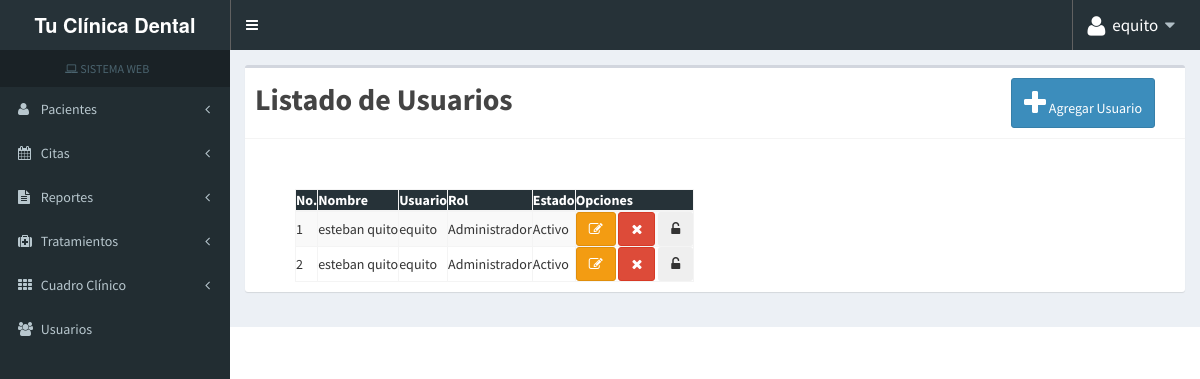
The app's page /usuario.php (signed in) with its own data.
### tables this page shows
CREATE TABLE `tbl_usuario` (
  `id_usuario` int(11) NOT NULL,
  `nombre_usuario` varchar(45) NOT NULL,
  `username` varchar(45) NOT NULL,
  `password` varchar(254) NOT NULL,
  `id_rol` int(11) NOT NULL,
  `estado_usuario` varchar(45) NOT NULL
);

CREATE TABLE `tbl_rol` (
  `id_rol` int(11) NOT NULL,
  `nombre_rol` varchar(50) NOT NULL
);

### usuario.php (the view, shortened to what this page needs)
<?php
  $db =  new DbConnection;
  $conexion=$db->conectar();
?>
<!DOCTYPE html>
<html lang="en">
<head>
  <link rel="stylesheet" href="css/bootstrap.min.css">
  <link rel="stylesheet" href="css/font-awesome.css">
  <link rel="stylesheet" href="css/AdminLTE.min.css">
  <link rel="stylesheet" href="css/_all-skins.min.css">
  <link rel="stylesheet" href="css/jquery.dataTables.min.css">
  <link rel="stylesheet" href="DataTables/DataTables-1.10.18/dataTables.bootstrap.min.js">
  <link rel="stylesheet" href="css/alertify.min.css">
  <link rel="stylesheet" href="css/themes/default.min.css"/>
</head>
<body class="hold-transition skin-blue sidebar-mini">
<?php require_once 'plantilla.php';
 ?>
<div class="content-wrapper" style="margin-top:50px;">
  <section class="content">
    <div class="row">
      <div class="col-md-12">
        <div class="box">
          <div class="box-header with-border">
            <label style="font-size:30px;">Listado de Usuarios</label>
              <button type="button" class="btn btn-primary" data-toggle="modal" data-target="#modalMarca" style="float:right; height:50px;margin-right:20px;">
                <span class="fa fa-plus fa-2x"></span> Agregar Usuario
              </button>
          </div>
          <div class="box-body">
            <br>
            <br>
              <div class="row" style="margin-left:25px;margin-right:25px;">
                <div class="col-md-12" >
                        <table class="display table-bordered table-hover table-striped" id="mytable">
                            <thead style="background: #263238; color:#FFFFFF;">
                                <tr>
                                    <th>No.</th>
                                    <th>Nombre</th>
                                    <th>Usuario</th>
                                    <th>Rol</th>
                                    <th>Estado</th>
                                    <th>Opciones</th>
                                </tr>
                            </thead>
                            <tbody>
                                <?php
                                    $i = 0;
                                    $sql="SELECT tbl_usuario.id_usuario, tbl_usuario.nombre_usuario, tbl_usuario.username, tbl_usuario.password, tbl_rol.nombre_rol, tbl_usuario.estado_usuario FROM tbl_usuario, tbl_rol WHERE tbl_usuario.id_rol = tbl_rol.id_rol order by id_usuario desc";
                                    $result=mysqli_query($conexion,$sql);
                                    while($row=mysqli_fetch_array($result)){
                                      $i++;
                                ?>
                              <tr>
                                    <td><?php echo $i; ?></td>
                                    <td><?php echo $row['nombre_usuario'] ?></td>
                                    <td><?php echo $row['username'] ?></td>
                                    <td><?php echo $row['nombre_rol'] ?></td>
                                    <td><?php
                                      if ($row['estado_usuario'] == 'activo') {
                                        echo "Activo";
                                      }
                                     ?></td>
                                    <td>
                                    <?php
                                      if ($row['estado_usuario'] == 'activo') { ?>
                                        <center><button type="button" class="btn btn-warning " onclick="actualizar('<?php echo $row['id_usuario'] ?>','<?php echo $row['nombre_usuario'] ?>','<?php echo $row['username'] ?>')"  title="Editar" ><span class="fa fa-pencil-square-o edit"></span></button>
                                        <button type="button" class="btn btn-danger" onclick="desactivar('<?php echo $row['id_usuario'] ?>','<?php echo $row['nombre_usuario'] ?>')"  title="Desactivar" ><span class="fa fa-times"></span></button>
                                        <button type="button" class="btn btn-secondary" onclick="cpassword2('<?php echo $row['id_usuario'] ?>','<?php echo $row['password'] ?>')"  title="Cambiar contraseña" ><span class="fa fa-unlock-alt cpass"></span></button></center>
                                      <?php }if ($row['estado_usuario'] == 'inactivo') { ?>
                                        <center><button type="button" class="btn btn-warning " onclick="actualizar('<?php echo $row['id_usuario'] ?>','<?php echo $row['nombre_usuario'] ?>','<?php echo $row['username'] ?>')"  title="Editar" ><span class="fa fa-pencil-square-o edit"></span></button>
                                        <button type="button" class="btn btn-success" onclick="activar('<?php echo $row['id_usuario'] ?>','<?php echo $row['nombre_usuario'] ?>')"  title="Desactivar" ><span class="fa fa-check"></span></button>
                                        <button type="button" class="btn btn-secondary" onclick="cpassword2('<?php echo $row['id_usuario'] ?>','<?php echo $row['password'] ?>')"  title="Cambiar contraseña" ><span class="fa fa-unlock-alt cpass"></span></button></center>
                                     <?php }
                                   }
                                      ?>
                                    </td>
                              </tr>
                          </tbody>
                          </table>
                  </div>
                </div>
            </div>
          </div>
        </div>
      </div>
    </div>
</body>
</html>

### records on screen
tbl_usuario: nombre_usuario "esteban quito", username "equito", id_rol.nombre_rol "Administrador", estado_usuario "Activo"
tbl_usuario: nombre_usuario "esteban quito", username "equito", id_rol.nombre_rol "Administrador", estado_usuario "Activo"

### other values on screen
$_SESSION["usuario"] "equito"
